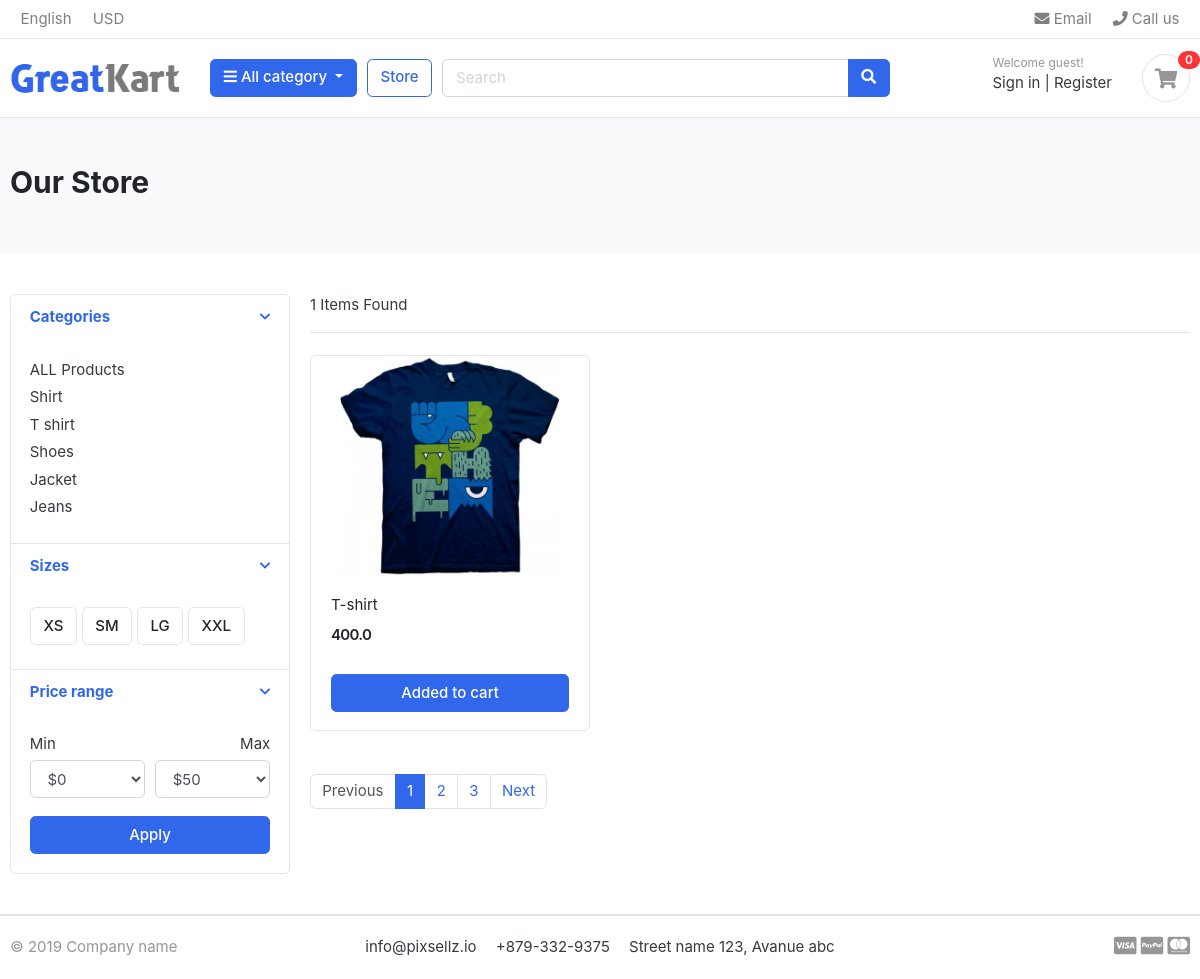
The page /store/t-shirt/ on the database its author committed.
### category/models.py (models this page shows, shortened)
class Category(models.Model):
    category_name = models.CharField(max_length=50,unique=True)
    slug = models.SlugField(max_length=50,unique=True)
    category_image = models.ImageField(upload_to='photos/categories')
    description = models.TextField(blank=True)
    class meta:
        verbose_name = 'category'
        verbose_name_plural = 'categories'
    def get_url(self):
        return reverse('product_by_slug',args=[self.slug])

### product/models.py (models this page shows, shortened)
class Product(models.Model):
    product_name = models.CharField(max_length=200,unique=True)
    slug = models.SlugField(max_length=200,unique=True)
    description = models.TextField(max_length=500,blank=True)
    price = models.FloatField()
    product_image = models.ImageField(upload_to='photos/products')
    stock = models.IntegerField()
    is_available = models.BooleanField(default=True)
    category = models.ForeignKey(Category, on_delete=models.CASCADE)
    create_date = models.DateField(auto_now_add=True)
    modified_date = models.DateField(auto_now=True)

### product/views.py (the view)
# urls.py: path('store/', include('product.urls')),
def store(request,categories_slug = None):
    cats = Category.objects.all()
    categories = None
    products = None
    if categories_slug != None:
        categories = get_object_or_404(Category,slug=categories_slug)
        products = Product.objects.all().filter(category=categories,is_available=True)
        product_count = products.count()
    else:
        products = Product.objects.all().filter(is_available=True)
        product_count = products.count()
    context={
        "products":products,
        "count":product_count,"cats":cats
    }
    return render(request,"store/store.html",context)

### category/context_processors.py (called while the page is built)
def menu_links(request):
    links = Category.objects.all()
    return dict(links=links)

### kartapp/templates/store/store.html (shortened to what this page needs)
<!DOCTYPE HTML>
{% load static %}
<html lang="en">
{% include 'header.html'  %}
<section class="section-pagetop bg">
<div class="container">
	<h2 class="title-page">Our Store</h2>
</div>
</section>
<section class="section-content padding-y">
<div class="container">
<div class="row">
	<aside class="col-md-3">
<div class="card">
	<article class="filter-group">
		<header class="card-header">
			<a href="#" data-toggle="collapse" data-target="#collapse_1" aria-expanded="true" class="">
				<i class="icon-control fa fa-chevron-down"></i>
				<h6 class="title">Categories</h6>
			</a>
		</header>
		<div class="filter-content collapse show" id="collapse_1" style="">
			<div class="card-body">
				<ul class="list-menu">
				<li><a href="{% url 'store' %}">ALL Products</a></li>
					{% for link in links %}
				<li><a href="{{link.get_url}}">{{link.category_name}}</a></li>
					{% endfor %}
				</ul>
			</div>
		</div>
	</article>
	<article class="filter-group">
		<header class="card-header">
			<a href="#" data-toggle="collapse" data-target="#collapse_4" aria-expanded="true" class="">
				<i class="icon-control fa fa-chevron-down"></i>
				<h6 class="title">Sizes </h6>
			</a>
		</header>
		<div class="filter-content collapse show" id="collapse_4" style="">
			<div class="card-body">
			  <label class="checkbox-btn">
			    <span class="btn btn-light"> XS </span>
			  </label>
			  <label class="checkbox-btn">
			    <span class="btn btn-light"> SM </span>
			  </label>
			  <label class="checkbox-btn">
			    <span class="btn btn-light"> LG </span>
			  </label>
			  <label class="checkbox-btn">
			    <span class="btn btn-light"> XXL </span>
			  </label>
		</div>
		</div>
	</article>
	<article class="filter-group">
		<header class="card-header">
			<a href="#" data-toggle="collapse" data-target="#collapse_3" aria-expanded="true" class="">
				<i class="icon-control fa fa-chevron-down"></i>
				<h6 class="title">Price range </h6>
			</a>
		</header>
		<div class="filter-content collapse show" id="collapse_3" style="">
			<div class="card-body">
				<div class="form-row">
				<div class="form-group col-md-6">
				  <label>Min</label>
				  	<select class="mr-2 form-control">
						<option value="0">$0</option>
					</select>
				</div>
				<div class="form-group text-right col-md-6">
				  <label>Max</label>
				  	<select class="mr-2 form-control">
						<option value="50">$50</option>
					</select>
				</div>
				</div>
				<button class="btn btn-block btn-primary">Apply</button>
			</div>
		</div>
	</article>
</div>
	</aside>
	<main class="col-md-9">
<header class="border-bottom mb-4 pb-3">
		<div class="form-inline">
			<span class="mr-md-auto">{{count}} Items Found</span>
		</div>
</header>
<div class="row">
	{% for product in products %}
	<div class="col-md-4">
		<figure class="card card-product-grid">
			<div class="img-wrap">
				<img src="{{product.product_image.url}}">
			</div>
			<figcaption class="info-wrap">
				<div class="fix-height">
					<a href="./product-detail.html" class="title">{{product.product_name}}</a>
					<div class="price-wrap mt-2">
						<span class="price">{{product.price}}</span>
					</div>
				</div>
				<a href="#" class="btn btn-block btn-primary">Added to cart </a>
			</figcaption>
		</figure>
	</div>
	{% endfor %}
</div>
<nav class="mt-4" aria-label="Page navigation sample">
  <ul class="pagination">
    <li class="page-item disabled"><a class="page-link" href="#">Previous</a></li>
    <li class="page-item active"><a class="page-link" href="#">1</a></li>
    <li class="page-item"><a class="page-link" href="#">2</a></li>
    <li class="page-item"><a class="page-link" href="#">3</a></li>
    <li class="page-item"><a class="page-link" href="#">Next</a></li>
  </ul>
</nav>
	</main>
</div>
</div>
</section>
{% include 'footer.html' %}

### kartapp/static/css/ui.css (style rules this page uses)
html { font-family: "Inter", sans-serif; font-size: 15px; }
.img-wrap { text-align: center; display: block; }
.img-wrap img { max-width: 100%; }
.price-wrap { letter-spacing: -0.7px; }
.padding-y { padding-top: 40px; padding-bottom: 40px; }
figure { margin-bottom: 0; }
article:after, .form-group:after { display: block; clear: both; content: ""; }
.bg { background-color: #f8f9fa; }
.title-page { color: #212529; }
.btn-light { background-color: #fff; border-color: #e4e4e4; }
[class*=list-] li:after { visibility: hidden; display: block; content: ""; overflow: hidden; height: 0; clear: both; }
.list-menu { list-style: none; margin: 0; padding-left: 0; }
.list-menu li { margin-bottom: 5px; }
.list-menu a { color: #343a40; }
[class*=card-product] a.title { color: #212529; display: block; }
[class*=card-product] .img-wrap { overflow: hidden; position: relative; }
[class*=card-product] .img-wrap img { height: 100%; max-width: 100%; width: auto; display: inline-block; -o-object-fit: cover; object-fit: cover; }
.card-product-grid { margin-bottom: 20px; }
.card-product-grid .img-wrap { border-radius: 0.2rem 0.2rem 0 0; height: 220px; }
.card-product-grid .info-wrap { overflow: hidden; padding: 18px 20px; }
.card-product-grid .fix-height { height: 80px; overflow: hidden; }
.card .img-wrap { overflow: hidden; }
.price { font-weight: 600; color: #212529; }
.icon-control { margin-top: 5px; float: right; font-size: 80%; }
.card-header .title { margin-bottom: 0; line-height: 1.5; }
.filter-group { border-bottom: 1px solid #e4e4e4; }
.filter-group .card-header { border-bottom: 0; }
.filter-group:last-child { border-bottom: 0; }
.checkbox-btn { position: relative; }
.section-pagetop { padding: 45px 0; }

### rows shown on the page
Category: category_name "Shirt"
Category: category_name "T shirt"
Category: category_name "Shoes"
Category: category_name "Jacket"
Category: category_name "Jeans"
Product: product_image (picture), product_name "T-shirt", price "400.0"

### other values the page prints
{{ count }} "1"
